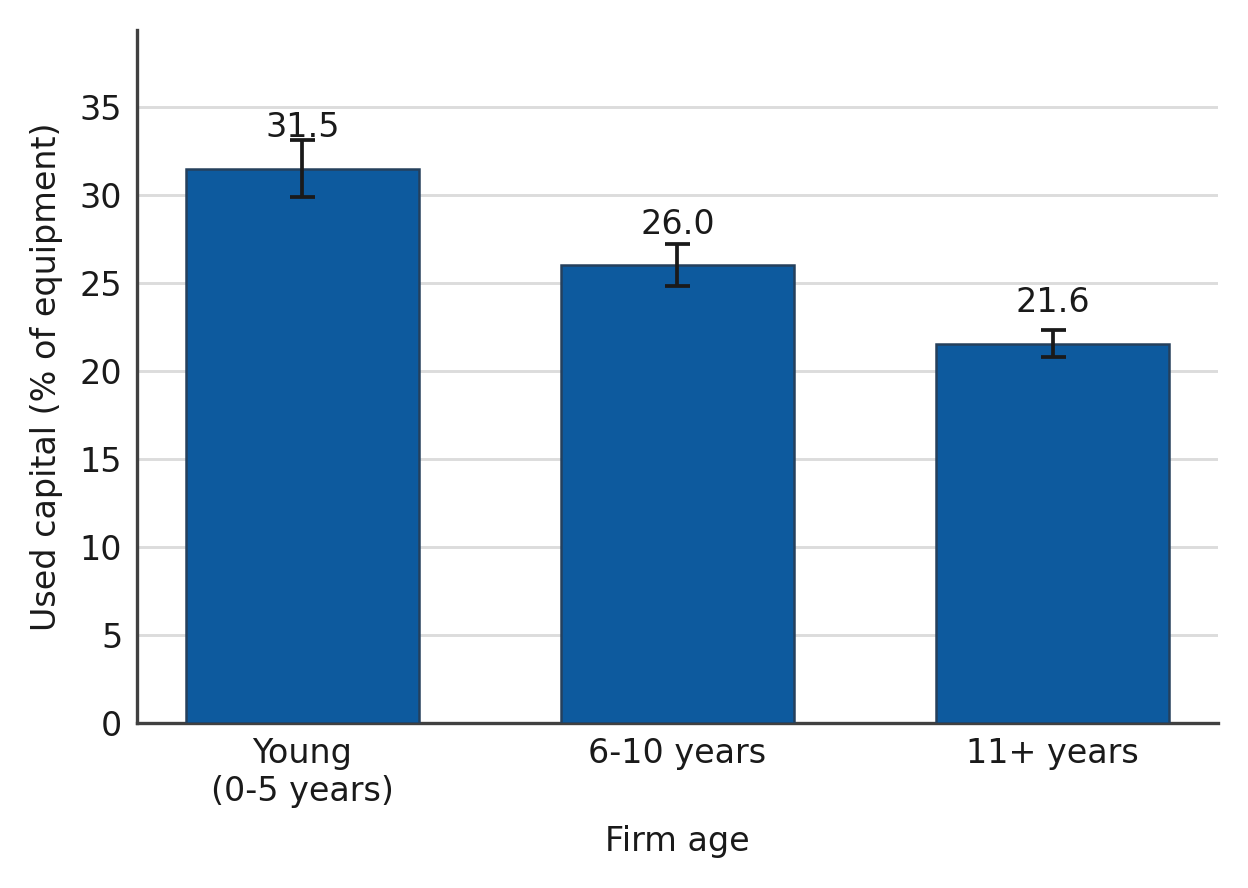

This chart was generated by the following Python code:
import os
import warnings

import numpy as np
import pandas as pd

warnings.filterwarnings("ignore")

HERE = os.path.dirname(os.path.abspath(__file__))
DATA = os.path.join(os.path.dirname(HERE), "enterprise_data")

V = {
    2005: dict(used="q34b_05", scale=100, estab="q6ab_05"),
    2007: dict(used="q30b_07", scale=1, estab="q6a_07"),
    2009: dict(used="q30ab_09", scale=1, estab="q6a_09"),
    2011: dict(used="q30ab_11", scale=100, estab="q6a_11"),
    2013: dict(used="q30ab_13", scale=100, estab="q6a_13"),
    2015: dict(used="q31ab_15", scale=100, estab="q6a_15"),
}

frames = []
for yr, m in V.items():
    f = os.path.join(DATA, "enterprise %d.dta" % yr)
    d = pd.read_stata(f, convert_categoricals=False,
                      columns=["id", m["used"], m["estab"]])
    d = d[~d["id"].isna()].drop_duplicates(subset="id", keep="first")
    w = pd.DataFrame({"fid": d["id"].astype(int), "wave": yr})
    w["used_share"] = (pd.to_numeric(d[m["used"]], errors="coerce")
                       / m["scale"]).clip(0, 1).values
    est = pd.to_numeric(d[m["estab"]], errors="coerce")
    w["birthyear"] = est.where((est >= 1900) & (est <= yr)).values
    frames.append(w)

df = pd.concat(frames, ignore_index=True)

bmode = (df.dropna(subset=["birthyear"])
           .groupby(["fid", "birthyear"]).size().rename("n").reset_index()
           .sort_values(["fid", "n", "birthyear"], ascending=[True, False, True])
           .drop_duplicates("fid").set_index("fid")["birthyear"])
age = df["wave"] - df["fid"].map(bmode)
df["age"] = age.where((age >= 0) & (age <= 80))
df["agebin"] = pd.cut(df["age"], [-0.5, 5.5, 10.5, 200],
                      labels=["0-5", "6-10", "11+"])

b = df.dropna(subset=["used_share", "agebin"])
g = b.groupby("agebin", observed=True)["used_share"]
mean = 100 * g.mean()
sd = 100 * g.std()
n = g.count()
se = sd / np.sqrt(n)

ORDER = ["0-5", "6-10", "11+"]
LAB = {"0-5": "Young\n(0-5 years)", "6-10": "6-10 years", "11+": "11+ years"}

print("Used-capital share by firm age, Vietnam SME survey 2005-2015")
print("  %-12s %8s %7s %9s" % ("age group", "mean %", "s.e.", "N"))
for k in ORDER:
    print("  %-12s %8.1f %7.2f %9s"
          % (k, mean[k], se[k], "{:,}".format(int(n[k]))))
print("  total N = {:,}".format(int(n.sum())))

import matplotlib
matplotlib.use("Agg")
import matplotlib.pyplot as plt

BLUE = "#0d5a9e"
INK = "#1a1a1a"
MUT = "#5a5a5a"
GRID = "#dcdcdc"

plt.rcParams.update({
    "font.size": 8,
    "axes.edgecolor": "#404040",
    "axes.linewidth": 0.8,
})

fig, ax = plt.subplots(figsize=(4.2, 3.0), dpi=300)
fig.patch.set_facecolor("white")
ax.set_facecolor("white")

x = np.arange(len(ORDER))
vals = [mean[k] for k in ORDER]
errs = [1.96 * se[k] for k in ORDER]

ax.bar(x, vals, width=0.62, color=BLUE, edgecolor="#25405c", linewidth=0.6,
       zorder=3)
ax.errorbar(x, vals, yerr=errs, fmt="none", ecolor=INK, elinewidth=0.9,
            capsize=3, capthick=0.9, zorder=4)

for xi, v in zip(x, vals):
    ax.text(xi, v + 1.4, "%.1f" % v, ha="center", va="bottom",
            fontsize=8, color=INK, zorder=5)

ax.set_xticks(x)
ax.set_xticklabels([LAB[k] for k in ORDER], color=INK)
ax.set_xlabel("Firm age", color=INK)
ax.set_ylabel("Used capital (% of equipment)", color=INK)
ax.set_ylim(0, max(vals) * 1.25)
ax.yaxis.grid(True, color=GRID, linewidth=0.7, zorder=0)
ax.set_axisbelow(True)
for sp in ("top", "right"):
    ax.spines[sp].set_visible(False)
ax.tick_params(colors=MUT, labelcolor=INK, length=0)

fig.tight_layout()
fig.savefig(os.path.join(HERE, "fig_used_by_age.pdf"), format="pdf",
            bbox_inches="tight", facecolor="white")
fig.savefig(os.path.join(HERE, "fig_used_by_age.png"), dpi=300,
            bbox_inches="tight", facecolor="white")
print("\n[saved] fig_used_by_age.pdf (vector) + .png (300 dpi)")
